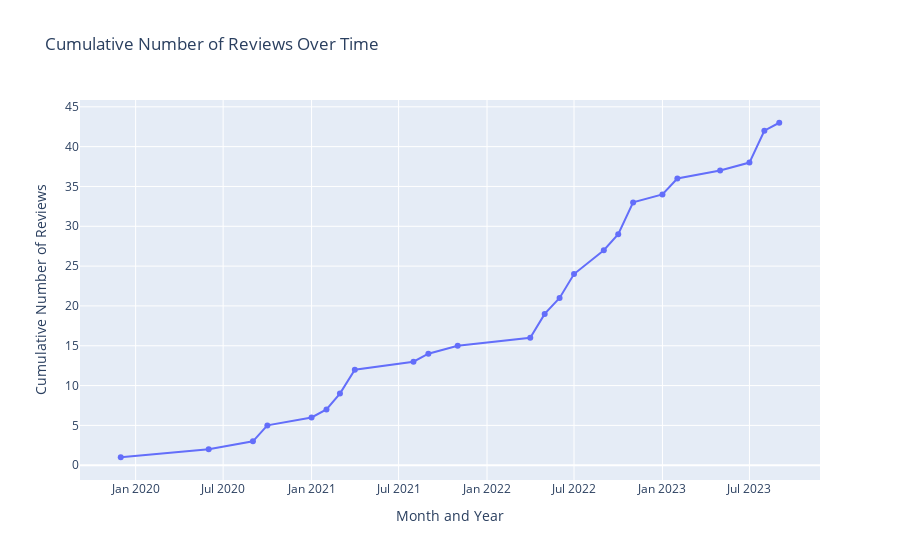

Here is the notebook cell this chart was saved with:
### Code cell
# Ensure 'Date' is in datetime format
reviews_df['Date'] = pd.to_datetime(reviews_df['Date'])

# Convert 'Date' to a 'Month_Year' format for aggregation
reviews_df['Month_Year'] = reviews_df['Date'].dt.to_period('M')

# Count the number of reviews each month
monthly_review_counts = reviews_df.groupby('Month_Year').size()

# Calculate the cumulative number of reviews
cumulative_reviews = monthly_review_counts.cumsum()

# Create the figure for cumulative reviews over time
fig = go.Figure(data=go.Scatter(x=cumulative_reviews.index.astype(str), y=cumulative_reviews.values, mode='lines+markers', name='Cumulative Reviews'))

# Update layout
fig.update_layout(title='Cumulative Number of Reviews Over Time', xaxis_title='Month and Year', yaxis_title='Cumulative Number of Reviews')

# Show the plot
fig.show()

### Figure 1 — Plotly figure (JSON) as saved in the notebook; plotly's stock layout.template omitted (floating-point values rounded to 4 significant figures)
{"data": [{"mode": "lines+markers", "name": "Cumulative Reviews", "type": "scatter", "x": ["2019-12", "2020-06", "2020-09", "2020-10", "2021-01", "2021-02", "2021-03", "2021-04", "2021-08", "2021-09", "2021-11", "2022-04", "2022-05", "2022-06", "2022-07", "2022-09", "2022-10", "2022-11", "2023-01", "2023-02", "2023-05", "2023-07", "2023-08", "2023-09"], "y": [1, 2, 3, 5, 6, 7, 9, 12, 13, 14, 15, 16, 19, 21, 24, 27, 29, 33, 34, 36, 37, 38, 42, 43]}], "layout": {"title": {"text": "Cumulative Number of Reviews Over Time"}, "xaxis": {"title": {"text": "Month and Year"}}, "yaxis": {"title": {"text": "Cumulative Number of Reviews"}}}}
